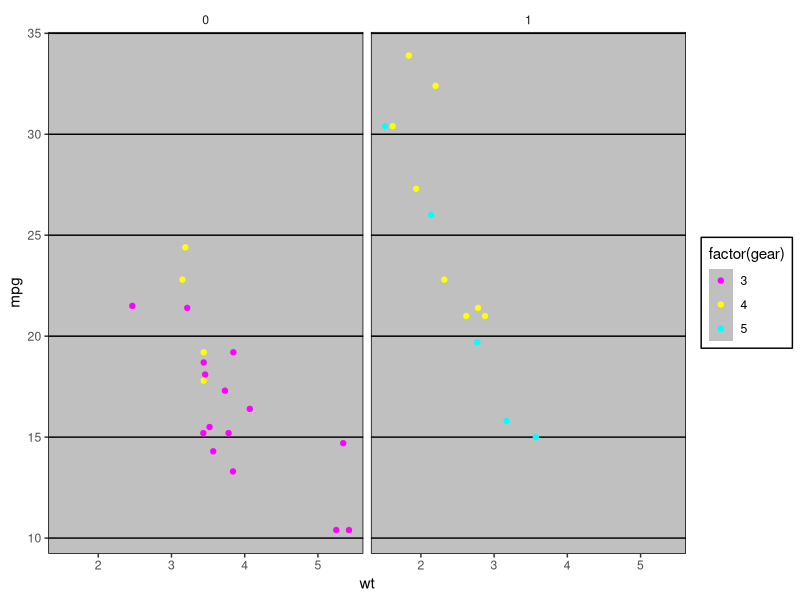
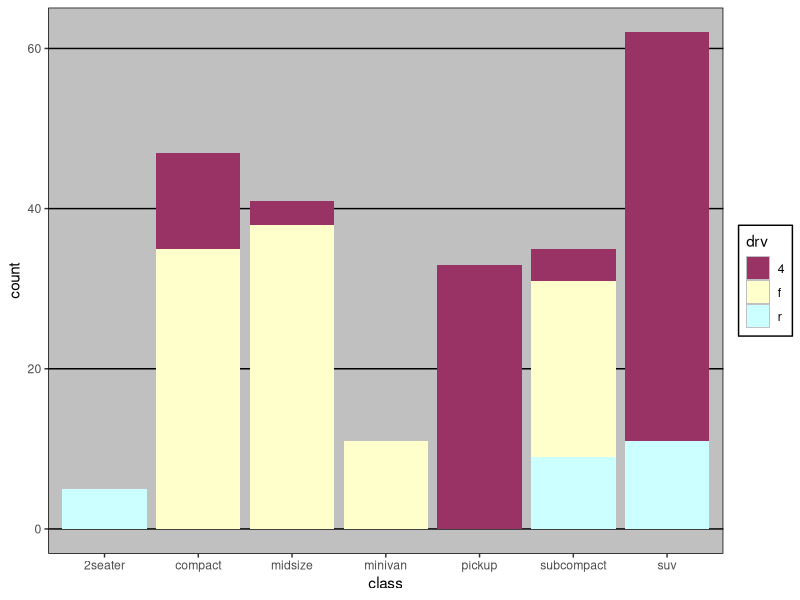

Generate these figures, in order, with R:
library(ggthemes)


### Name: theme_excel
### Title: ggplot theme based on old Excel plots
### Aliases: theme_excel

### ** Examples

library("ggplot2")

# Line and scatter plot colors
p <- ggplot(mtcars) +
     geom_point(aes(x = wt, y = mpg, colour = factor(gear))) +
     facet_wrap(~am)
p + theme_excel() + scale_colour_excel()

# Bar plot (area/fill) colors
ggplot(mpg, aes(x = class, fill = drv)) +
  geom_bar() +
  scale_fill_excel() +
  theme_excel()
